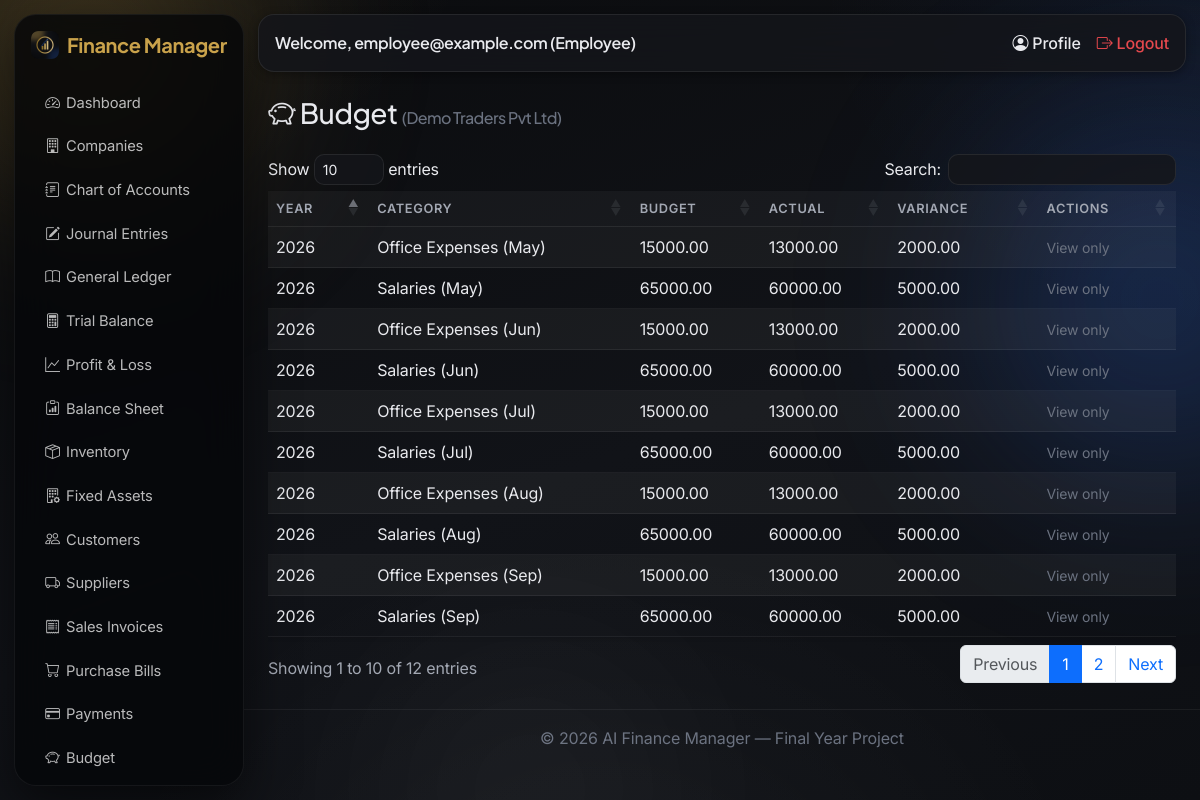
The page /transactions/budget/ (signed in) on the database its author committed.
### accounts/models.py (models this page shows, shortened)
class User(AbstractUser):
    class Role(models.TextChoices):
        SUPER_ADMIN = 'SUPER_ADMIN', 'Super Admin'
        COMPANY_OWNER = 'COMPANY_OWNER', 'Company Owner'
        ACCOUNTANT = 'ACCOUNTANT', 'Accountant'
        EMPLOYEE = 'EMPLOYEE', 'Employee'
    role = models.CharField(max_length=20, choices=Role.choices, default=Role.COMPANY_OWNER)
    email = models.EmailField(unique=True)
    phone = models.CharField(max_length=20, blank=True)
    profile_picture = models.ImageField(upload_to='profile_pics/', blank=True, null=True)

### companies/models.py (models this page shows, shortened)
class Company(models.Model):
    owner = models.ForeignKey(settings.AUTH_USER_MODEL, on_delete=models.CASCADE, related_name='companies')
    name = models.CharField(max_length=200)
    country = models.CharField(max_length=100)
    currency = models.CharField(max_length=10, default='USD')
    fiscal_year_start = models.DateField()
    class Standard(models.TextChoices):
        IFRS = 'IFRS', 'IFRS'
        GAAP = 'GAAP', 'US GAAP'
    class InventoryMethod(models.TextChoices):
        FIFO = 'FIFO', 'FIFO (First-In, First-Out)'
        LIFO = 'LIFO', 'LIFO (Last-In, First-Out) - US GAAP only'
        WAC = 'WAC', 'Weighted Average Cost'
    accounting_standard = models.CharField(
        max_length=20, choices=Standard.choices, default=Standard.IFRS,
        help_text='Controls how inventory is valued and how the Balance Sheet / Income Statement are presented.',
    )
    inventory_method = models.CharField(
        max_length=10, choices=InventoryMethod.choices, default=InventoryMethod.FIFO,
        help_text='Cost-flow method. LIFO is prohibited under IFRS (IAS 2).',
    )
    logo = models.ImageField(upload_to='company_logos/', blank=True, null=True)
    address = models.CharField(max_length=255, blank=True)
    phone = models.CharField(max_length=20, blank=True)
    email = models.EmailField(blank=True)
    created_at = models.DateTimeField(auto_now_add=True)
    staff = models.ManyToManyField(
        settings.AUTH_USER_MODEL, blank=True, related_name='member_companies',
        help_text='Accountants/Employees granted access to this company.',
    )
    class Meta:
        verbose_name_plural = 'Companies'
        ordering = ['-created_at']

### transactions/models.py (models this page shows, shortened)
class Budget(models.Model):
    company = models.ForeignKey(Company, on_delete=models.CASCADE, related_name='budgets')
    year = models.PositiveIntegerField()
    category = models.CharField(max_length=100)
    budget_amount = models.DecimalField(max_digits=14, decimal_places=2)
    actual_amount = models.DecimalField(max_digits=14, decimal_places=2, default=0)
    @property
    def variance(self):
        return self.budget_amount - self.actual_amount

### transactions/views.py (the view)
# urls.py: path('budget/', views.budget_list, name='budget_list'),
@login_required
def budget_list(request):
    company = get_active_company(request)
    budgets = Budget.objects.filter(company=company) if company else Budget.objects.none()
    return render(request, 'transactions/budget_list.html', {'budgets': budgets, 'company': company})

### accounting/views.py (called while the page is built)
def get_active_company(request):
    accessible = user_accessible_companies(request.user)
    company_id = request.session.get('active_company_id')
    company = None
    if company_id:
        company = accessible.filter(pk=company_id).first()
    if not company:
        company = accessible.first()
        if company:
            request.session['active_company_id'] = company.pk
    return company

### accounts/permissions.py (called while the page is built)
def is_super_admin(user):
    return user.is_authenticated and user.role == user.Role.SUPER_ADMIN

def user_accessible_companies(user):
    from companies.models import Company
    if is_super_admin(user):
        return Company.objects.all()
    return Company.objects.filter(models_q_owner_or_staff(user)).distinct()

def models_q_owner_or_staff(user):
    from django.db.models import Q
    return Q(owner=user) | Q(staff=user)

### transactions/templates/transactions/budget_list.html (shortened to what this page needs)
{% extends 'base.html' %}
{% block content %}
<div class="d-flex justify-content-between align-items-center mb-3">
    <h3><i class="bi bi-piggy-bank"></i> Budget {% if company %}<small class="text-muted fs-6">({{ company.name }})</small>{% endif %}</h3>
</div>
<div class="table-responsive">
<table class="table table-striped bg-white shadow-sm" data-datatable>
    <thead><tr><th>Year</th><th>Category</th><th>Budget</th><th>Actual</th><th>Variance</th><th>Actions</th></tr></thead>
    <tbody>
    {% for b in budgets %}
        <tr class="{% if b.variance < 0 %}table-danger{% endif %}">
            <td>{{ b.year }}</td><td>{{ b.category }}</td><td>{{ b.budget_amount }}</td>
            <td>{{ b.actual_amount }}</td><td>{{ b.variance }}</td>
            <td>
                {% if user.role != 'EMPLOYEE' %}
                    <a href="{% url 'transactions:budget_update' b.pk %}" class="btn btn-sm btn-outline-primary">Edit</a>
                    <a href="{% url 'transactions:budget_delete' b.pk %}" class="btn btn-sm btn-outline-danger">Delete</a>
                {% else %}
                    <span class="text-muted small">View only</span>
                {% endif %}
            </td>
        </tr>
    {% empty %}
        <tr><td colspan="6" class="text-center text-muted">No budget lines yet.</td></tr>
    {% endfor %}
    </tbody>
</table>
</div>
{% endblock %}

### templates/base.html (shortened to what this page needs)
<!DOCTYPE html>
<html lang="en">
<head>
    {% load static %}
    <link href="https://cdn.jsdelivr.net/npm/bootstrap@5.3.3/dist/css/bootstrap.min.css" rel="stylesheet">
    <link rel="stylesheet" href="https://cdn.jsdelivr.net/npm/bootstrap-icons@1.11.3/font/bootstrap-icons.css">
    <link rel="stylesheet" href="https://cdn.datatables.net/1.13.8/css/dataTables.bootstrap5.min.css">
    <link rel="stylesheet" href="{% load static %}{% static 'css/style.css' %}">
</head>
<body>
<div class="aurora-blob b1"></div>
<div class="aurora-blob b2"></div>
<div class="aurora-blob b3"></div>
{% if user.is_authenticated %}
<div class="d-flex">
    <nav class="sidebar bg-dark text-white p-3" id="sidebarNav" style="width:230px;">
        <h5 class="mb-4 d-flex align-items-center gap-2">
            <img src="{% static 'img/logo.png' %}" alt="AI Finance Manager" style="width:28px;height:28px;border-radius:7px;">
            Finance Manager
        </h5>
        <ul class="nav nav-pills flex-column gap-1">
            <li class="nav-item"><a class="nav-link text-white" href="{% url 'dashboard:home' %}"><i class="bi bi-speedometer2"></i> Dashboard</a></li>
            <li class="nav-item"><a class="nav-link text-white" href="{% url 'companies:list' %}"><i class="bi bi-building"></i> Companies</a></li>
            <li class="nav-item"><a class="nav-link text-white" href="{% url 'accounting:account_list' %}"><i class="bi bi-journal-text"></i> Chart of Accounts</a></li>
            <li class="nav-item"><a class="nav-link text-white" href="{% url 'accounting:journal_list' %}"><i class="bi bi-pencil-square"></i> Journal Entries</a></li>
            <li class="nav-item"><a class="nav-link text-white" href="{% url 'accounting:ledger' %}"><i class="bi bi-book"></i> General Ledger</a></li>
            <li class="nav-item"><a class="nav-link text-white" href="{% url 'accounting:trial_balance' %}"><i class="bi bi-calculator"></i> Trial Balance</a></li>
            <li class="nav-item"><a class="nav-link text-white" href="{% url 'accounting:profit_and_loss' %}"><i class="bi bi-graph-up"></i> Profit &amp; Loss</a></li>
            <li class="nav-item"><a class="nav-link text-white" href="{% url 'accounting:balance_sheet' %}"><i class="bi bi-clipboard-data"></i> Balance Sheet</a></li>
            <li class="nav-item"><a class="nav-link text-white" href="{% url 'inventory:item_list' %}"><i class="bi bi-box-seam"></i> Inventory</a></li>
            <li class="nav-item"><a class="nav-link text-white" href="{% url 'assets:asset_list' %}"><i class="bi bi-building-gear"></i> Fixed Assets</a></li>
            <li class="nav-item"><a class="nav-link text-white" href="{% url 'transactions:customer_list' %}"><i class="bi bi-people"></i> Customers</a></li>
            <li class="nav-item"><a class="nav-link text-white" href="{% url 'transactions:supplier_list' %}"><i class="bi bi-truck"></i> Suppliers</a></li>
            <li class="nav-item"><a class="nav-link text-white" href="{% url 'transactions:invoice_list' %}"><i class="bi bi-receipt"></i> Sales Invoices</a></li>
            <li class="nav-item"><a class="nav-link text-white" href="{% url 'transactions:bill_list' %}"><i class="bi bi-cart"></i> Purchase Bills</a></li>
            <li class="nav-item"><a class="nav-link text-white" href="{% url 'transactions:payment_list' %}"><i class="bi bi-credit-card"></i> Payments</a></li>
            <li class="nav-item"><a class="nav-link text-white" href="{% url 'transactions:budget_list' %}"><i class="bi bi-piggy-bank"></i> Budget</a></li>
            <li class="nav-item"><a class="nav-link text-white" href="{% url 'reports:ai_dashboard' %}"> AI Reports</a></li>
        </ul>
    </nav>
    <div class="flex-grow-1">
        <nav class="navbar navbar-expand navbar-light bg-white border-bottom px-3">
            <span class="navbar-text">Welcome, {{ user.username }} ({{ user.get_role_display }})</span>
            <div class="ms-auto d-flex gap-3">
                <a href="{% url 'accounts:profile' %}" class="text-decoration-none"><i class="bi bi-person-circle"></i> Profile</a>
                <a href="{% url 'accounts:logout' %}" class="text-decoration-none text-danger"><i class="bi bi-box-arrow-right"></i> Logout</a>
            </div>
        </nav>
        <div class="p-4">
            {% block content %}{% endblock %}
        </div>
        <footer class="text-center text-muted py-3 border-top">
            &copy; {% now "Y" %} AI Finance Manager — Final Year Project
        </footer>
    </div>
</div>
{% else %}
    {% block auth_content %}{% endblock %}
{% endif %}
</body>
</html>

### static/css/style.css (style rules this page uses)
:root { --bg-1: #0a0b0d; --bg-2: #111318; --bg-3: #0d0f13; --ink: #e9eaee; --ink-soft: #a3a8b3; --ink-faint: #6b7280; --accent: #c9a24b; --accent-dark: #a5822f; --accent-2: #2f6fed; --success: #2fb872; --danger: #e5484d; --warn: #d9a441; --glass: rgba(24, 26, 31, 0.72); --glass-strong: rgba(20, 22, 27, 0.85); --glass-soft: rgba(30, 33, 39, 0.5); --glass-border: rgba(255, 255, 255, 0.08); --glass-dark: rgba(6, 7, 9, 0.82); --glass-dark-border: rgba(255, 255, 255, 0.06); --shadow-sm: 0 2px 10px rgba(0, 0, 0, 0.35); --shadow-md: 0 10px 34px rgba(0, 0, 0, 0.45); --shadow-lg: 0 18px 50px rgba(0, 0, 0, 0.55); --radius: 16px; --radius-sm: 10px; --radius-lg: 22px; }
* { -webkit-font-smoothing: antialiased; }
html, body { min-height: 100vh; }
body { background: radial-gradient(900px 500px at -5% -10%, rgba(201, 162, 75, 0.10), transparent 60%), radial-gradient(800px 600px at 105% 0%, rgba(47, 111, 237, 0.08), transparent 55%), radial-gradient(900px 700px at 50% 115%, rgba(255, 255, 255, 0.04), transparent 55%), linear-gradient(160deg, var(--bg-1) 0%, var(--bg-2) 55%, var(--bg-3) 100%); background-attachment: fixed; font-family: 'Inter', -apple-system, BlinkMacSystemFont, 'Segoe UI', sans-serif; color: var(--ink); letter-spacing: -0.01em; }
h1, h2, h3, h4, h5, h6, .navbar-text, .btn { font-family: 'Plus Jakarta Sans', 'Inter', sans-serif; letter-spacing: -0.02em; color: var(--ink); }
p, span, td, th, label, div { color: inherit; }
a { color: var(--accent); }
.aurora-blob { position: fixed; border-radius: 50%; filter: blur(90px); z-index: 0; pointer-events: none; opacity: 0.35; }
.aurora-blob.b1 { width: 460px; height: 460px; top: -180px; left: -140px; background: radial-gradient(circle, #c9a24b, transparent 70%); }
.aurora-blob.b2 { width: 520px; height: 520px; top: 5%; right: -220px; background: radial-gradient(circle, #2f6fed, transparent 70%); }
.aurora-blob.b3 { width: 460px; height: 460px; bottom: -220px; left: 25%; background: radial-gradient(circle, #ffffff, transparent 72%); opacity: 0.05; }
.d-flex > .sidebar { position: sticky; top: 14px; align-self: flex-start; height: calc(100vh - 28px); margin: 14px 0 14px 14px; background: var(--glass-dark) !important; backdrop-filter: blur(22px) saturate(140%); -webkit-backdrop-filter: blur(22px) saturate(140%); border: 1px solid var(--glass-dark-border); border-radius: var(--radius-lg); box-shadow: var(--shadow-lg); overflow-y: auto; z-index: 2; }
.sidebar h5 { color: var(--accent); font-weight: 700; }
.sidebar .nav-link { color: rgba(255, 255, 255, 0.72) !important; font-size: 0.92rem; padding: 0.55rem 0.75rem; border-radius: var(--radius-sm); transition: background 0.18s ease, color 0.18s ease, transform 0.18s ease; }
.sidebar .nav-link i { width: 1.3em; display: inline-block; text-align: center; }
.navbar.bg-white { background: var(--glass-strong) !important; backdrop-filter: blur(18px) saturate(140%); -webkit-backdrop-filter: blur(18px) saturate(140%); border: 1px solid var(--glass-border) !important; border-radius: var(--radius); margin: 14px 14px 0 14px; box-shadow: var(--shadow-sm); position: relative; z-index: 2; }
.navbar-text { color: var(--ink); font-weight: 600; }
.navbar a { color: var(--ink-soft) !important; font-weight: 500; }
.navbar a.text-danger { color: var(--danger) !important; }
.flex-grow-1 > .p-4 { position: relative; z-index: 1; }
footer.border-top { background: transparent; border-top: 1px solid rgba(255, 255, 255, 0.06) !important; color: var(--ink-faint); }
.table { background: transparent; color: var(--ink); }
.table thead th { background: rgba(255, 255, 255, 0.04); color: var(--ink-soft); font-weight: 600; font-size: 0.8rem; text-transform: uppercase; letter-spacing: 0.05em; border-bottom: 1px solid rgba(255, 255, 255, 0.08) !important; }
.table tbody tr { border-bottom: 1px solid rgba(255, 255, 255, 0.06); }
.table tbody td { color: var(--ink); }
.table-striped tbody tr:nth-of-type(odd) { background-color: rgba(255, 255, 255, 0.02); }
.table > tbody > tr > * { color: var(--ink) !important; background-color: transparent !important; }
.table-striped > tbody > tr:nth-of-type(odd) > * { background-color: rgba(255, 255, 255, 0.03) !important; }
html { color-scheme: dark; }
.form-text, .text-muted { color: var(--ink-faint) !important; }
.table.bg-white, .card-header.bg-white { background: transparent !important; }
.navbar.bg-white, .navbar.bg-white .navbar-text, .navbar.bg-white a:not(.text-danger) { color: var(--ink) !important; }

### rows shown on the page
User: username "employee@example.com", role "Employee"
Company: name "Demo Traders Pvt Ltd"
Budget: year "2026", category "Office Expenses (May)", budget_amount "15000.00", actual_amount "13000.00", variance "2000.00"
Budget: year "2026", category "Salaries (May)", budget_amount "65000.00", actual_amount "60000.00", variance "5000.00"
Budget: year "2026", category "Office Expenses (Jun)", budget_amount "15000.00", actual_amount "13000.00", variance "2000.00"
Budget: year "2026", category "Salaries (Jun)", budget_amount "65000.00", actual_amount "60000.00", variance "5000.00"
Budget: year "2026", category "Office Expenses (Jul)", budget_amount "15000.00", actual_amount "13000.00", variance "2000.00"
Budget: year "2026", category "Salaries (Jul)", budget_amount "65000.00", actual_amount "60000.00", variance "5000.00"
Budget: year "2026", category "Office Expenses (Aug)", budget_amount "15000.00", actual_amount "13000.00", variance "2000.00"
Budget: year "2026", category "Salaries (Aug)", budget_amount "65000.00", actual_amount "60000.00", variance "5000.00"
Budget: year "2026", category "Office Expenses (Sep)", budget_amount "15000.00", actual_amount "13000.00", variance "2000.00"
Budget: year "2026", category "Salaries (Sep)", budget_amount "65000.00", actual_amount "60000.00", variance "5000.00"
